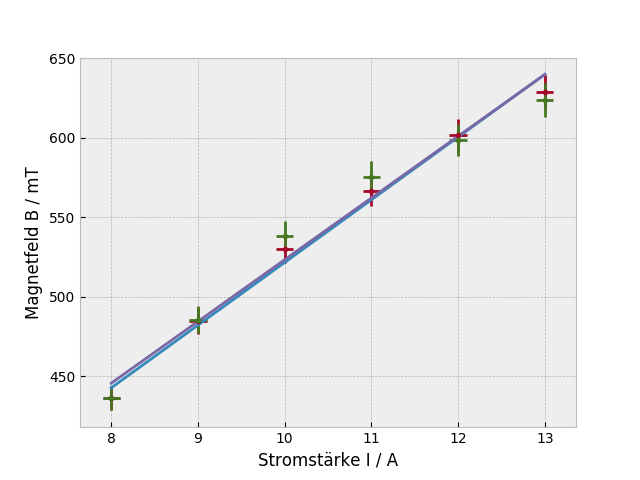

The Python source for this figure:
#! /usr/bin/python3
import pandas as pd
import numpy as np
import scipy.optimize as opt
import uncertainties.unumpy as unp
import matplotlib.pyplot as plt

#data import
magnetic_field_data_up = pd.read_csv("hysteresis_up.csv")
magnetic_field_data_down = pd.read_csv("hysteresis_down.csv")

#column creation
magnetic_field_data_up['dI/mT'] = .5
magnetic_field_data_up['Bu/mT'] = (magnetic_field_data_up['B1/mT']
                                + magnetic_field_data_up['B2/mT']
                                + magnetic_field_data_up['B3/mT'])/3
magnetic_field_data_up['dBu/mT'] = np.sqrt(3)*.01*magnetic_field_data_up['Bu/mT']
#print(magnetic_field_data_up)

magnetic_field_data_down['dI/mT'] = .5
magnetic_field_data_down['Bd/mT'] = (magnetic_field_data_down['B1/mT']
                                + magnetic_field_data_down['B2/mT']
                                + magnetic_field_data_down['B3/mT'])/3
magnetic_field_data_down['dBd/mT'] = np.sqrt(3)*.01*magnetic_field_data_down['Bd/mT']
#print(magnetic_field_data_down)

#sort by current
magnetic_field_data_down.sort_values('I/A', inplace=True)
#print(magnetic_field_data_down)

# create merged table with avg values
magnetic_field_data = pd.merge(
                            magnetic_field_data_up[['I/A','Bu/mT','dBu/mT']],
                            magnetic_field_data_down[['I/A','Bd/mT','dBd/mT']],
                            on='I/A'
                        )

#magnetic_field_data['deltaB/sigma'] = (magnetic_field_data['Bu/mT'] - magnetic_field_data['Bd/mT'])*2/(magnetic_field_data['dBu/mT']+magnetic_field_data['dBd/mT'])

# fitting to linear
fitfunc = lambda p, x: p[0] + p[1] * x
errfunc = lambda p, x, y, err: (y-fitfunc(p, x)) / err
pinit = [100, 40]
fitted_params = []
plt.style.use('bmh')

for fitstr in ['Bu/mT', 'Bd/mT']:
    res = opt.leastsq(
        errfunc, pinit,
        args=(
            magnetic_field_data['I/A'],
            magnetic_field_data[fitstr],
            magnetic_field_data['d'+fitstr]
        ),
        full_output=1
    )

    pfinal = res[0]
    covar = res[1]

    pres = unp.uarray(pfinal, np.sqrt([covar[0,0], covar[1,1]]))

    theo = fitfunc(pres, magnetic_field_data['I/A'])
    magnetic_field_data['theo_'+fitstr] = unp.nominal_values(theo)
    magnetic_field_data['theo_d'+fitstr] = unp.std_devs(theo)
    fitted_params.append(pres)

    plt.plot(magnetic_field_data['I/A'], magnetic_field_data['theo_' + fitstr])
    plt.errorbar(
        magnetic_field_data['I/A'],
        magnetic_field_data[fitstr],
        yerr=magnetic_field_data['d'+fitstr],
        xerr=.1,
        fmt='.'
    )

for i in range(2):
    print('c_{} = {:.3f}'.format(i,fitted_params[i][0]))
    print('m_{} = {:.3f}'.format(i,fitted_params[i][1]))

    print('mean_{} = {:.3f}'.format(i, (fitted_params[0][i]+fitted_params[1][i])/2))

print('abw_c = {:.2} sigma'.format(abs(fitted_params[0][0].n - fitted_params[1][0].n) / (fitted_params[0][0].s + fitted_params[1][0].s) * 2))
print('abw_m = {:.2} sigma'.format(abs(fitted_params[0][1].n - fitted_params[1][1].n) / (fitted_params[0][1].s + fitted_params[1][1].s) * 2))

#write results into tables
print(magnetic_field_data)
magnetic_field_data.to_csv('hysteresis_res.csv', index=False)

#plot values
plt.xlabel('Stromstärke I / A')
plt.ylabel('Magnetfeld B / mT')
plt.savefig('hysteresis.png')
